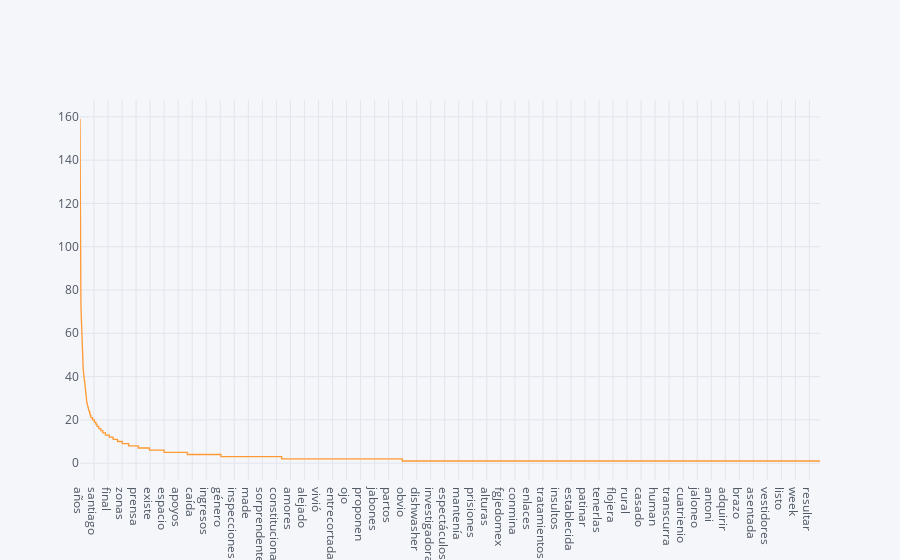

The code cell stored with this chart in its notebook:
### Markdown cell above
# Data Enrichment

### Code cell
# Tokenizar el titulo y el body

import nltk
from nltk.corpus import stopwords
from collections import defaultdict

count = defaultdict(int)

# solo pongo estos dos la primera vez para instalarlos
#nltk.download('punkt')
#nltk.download('stopwords') 

#pd.options.display.max_rows = 10

stop_words = set(stopwords.words('spanish'))
#print(stop_words)
words_appended = []
w_collect = []

def tokenise_column(df, column_name):
    return (df
                .dropna()  # eliminamos si nos queda algo con na, porque o sino ntk falla
                .apply(lambda row: nltk.word_tokenize(row[column_name]), axis=1) # tokenise palabras,  como estamos trabajando con rows le decimos que estamos en axis 1
                #.apply(lambda body: re.sub(r'(\n|\r|\?|\?)+', r'', body))
                .apply(lambda letters: list(map(lambda letters: letters.replace('\n',' '), letters))) # iteramos a traves de cada una de las letras, recibe las letras en una lista y reemplaza valores \n por espacio vacio, funcion map es para aplicarle funciones a los elementos especificados y lo convertivos a lista
                .apply(lambda letters: list(map(lambda letters: letters.replace('\r',''), letters)))
                .apply(lambda letters: list(map(lambda letters: letters.replace('¿',''), letters)))
                .apply(lambda letters: list(map(lambda letters: letters.replace('?',''), letters)))
                .apply(lambda tokens: list(filter(lambda token: token.isalpha(), tokens))) #Eliminar palabras que no sean alfanumericas filter regresa iterador y lo convertimos en lista para seguir con analisis
                .apply(lambda tokens: list(map(lambda token: token.lower(), tokens))) #convertir todos los tokens a lower o upper case para compararlos con posterioridad conlos stopwords que vienen en inusculas, aqui tenemos palabras en minusculas y divididas por palabras
                .apply(lambda word_list: list(filter(lambda word: word not in stop_words, word_list))) # Eliminamos las palabras que son stopwords, filter es para filtrarlas, quedamos con lista de palabras
                .apply(lambda valid_word_list: len(valid_word_list)) # No queremos una lista de palabras si no una lingitud, de cuantas son               
           )

def word_collection(df, column_name):
    words = (df
                .dropna()  # eliminamos si nos queda algo con na, porque o sino ntk falla
                .apply(lambda row: nltk.word_tokenize(row[column_name]), axis=1) # tokenise palabras,  como estamos trabajando con rows le decimos que estamos en axis 1
                #.apply(lambda body: re.sub(r'(\n|\r|\?|\?)+', r'', body))
                .apply(lambda letters: list(map(lambda letters: letters.replace('\n',' '), letters))) # iteramos a traves de cada una de las letras, recibe las letras en una lista y reemplaza valores \n por espacio vacio, funcion map es para aplicarle funciones a los elementos especificados y lo convertivos a lista
                .apply(lambda letters: list(map(lambda letters: letters.replace('\r',''), letters)))
                .apply(lambda letters: list(map(lambda letters: letters.replace('¿',''), letters)))
                .apply(lambda letters: list(map(lambda letters: letters.replace('?',''), letters)))
                .apply(lambda tokens: list(filter(lambda token: token.isalpha(), tokens))) #Eliminar palabras que no sean alfanumericas filter regresa iterador y lo convertimos en lista para seguir con analisis
                .apply(lambda tokens: list(map(lambda token: token.lower(), tokens))) #convertir todos los tokens a lower o upper case para compararlos con posterioridad conlos stopwords que vienen en inusculas, aqui tenemos palabras en minusculas y divididas por palabras
                .apply(lambda word_list: list(filter(lambda word: word not in stop_words, word_list))) # Eliminamos las palabras que son stopwords, filter es para filtrarlas, quedamos con lista de palabras
                #.apply(lambda valid_word_list: len(valid_word_list)) # No queremos una lista de palabras si no una lingitud, de cuantas son               
           )
    
    
    for i, word in words.iteritems():
        words_appended.append(word)
        for w in word:
            w_collect.append(w)

    
    return w_collect#_appended

el_universal['n_tokens_title'] = tokenise_column(el_universal,'title')
el_universal['n_tokens_body'] = tokenise_column(el_universal,'body')
words = word_collection(el_universal,'body')

#print(w_collect)
#el_universal

describe_w = pd.Series(w_collect)
#print(describe_w.value_counts().head())

word_counter = describe_w.value_counts()

describe_w.value_counts().iplot()

describe_w
#words_appended

### Figure 1 — Plotly figure (JSON) as saved in the notebook; plotly's stock layout.template omitted (floating-point values rounded to 4 significant figures; data arrays with more than 128 entries replaced by an {"elided": "..."} marker saying what was removed)
{"data": [{"line": {"color": "rgba(255, 153, 51, 1.0)", "dash": "solid", "shape": "linear", "width": 1.3}, "mode": "lines", "name": "None", "text": "", "type": "scatter", "x": {"elided": "10024 str values"}, "y": {"elided": "10024 int values"}}], "layout": {"legend": {"bgcolor": "#F5F6F9", "font": {"color": "#4D5663"}}, "paper_bgcolor": "#F5F6F9", "plot_bgcolor": "#F5F6F9", "titlefont": {"color": "#4D5663"}, "xaxis1": {"gridcolor": "#E1E5ED", "showgrid": true, "tickfont": {"color": "#4D5663"}, "title": "", "titlefont": {"color": "#4D5663"}, "zerolinecolor": "#E1E5ED"}, "yaxis1": {"gridcolor": "#E1E5ED", "showgrid": true, "tickfont": {"color": "#4D5663"}, "title": "", "titlefont": {"color": "#4D5663"}, "zerolinecolor": "#E1E5ED"}}}
